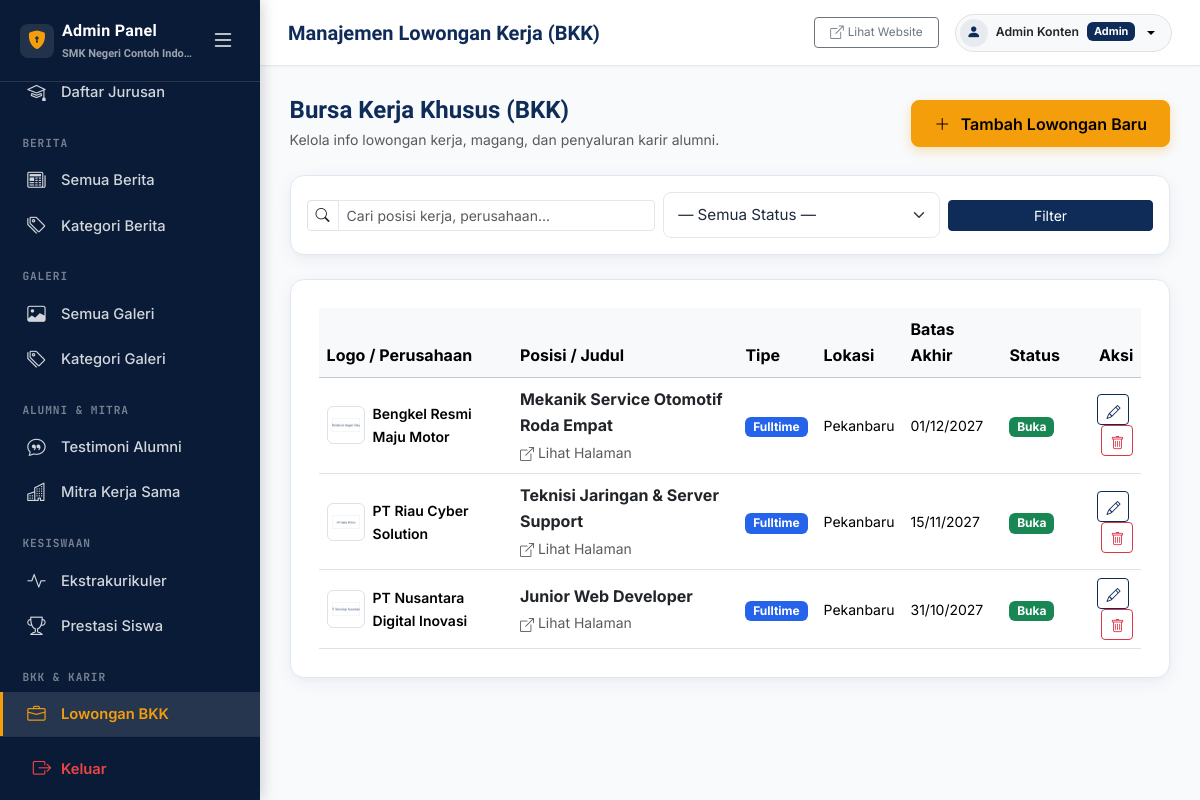
/admin/bkk/index.php (signed in), run on the app's committed database.
### tables this page shows
CREATE TABLE school_profile (
  id INT UNSIGNED AUTO_INCREMENT PRIMARY KEY,
  school_name VARCHAR(150) NOT NULL,
  npsn VARCHAR(20) DEFAULT NULL,
  address VARCHAR(255) DEFAULT NULL,
  phone VARCHAR(50) DEFAULT NULL,
  email VARCHAR(150) DEFAULT NULL,
  website VARCHAR(150) DEFAULT NULL,
  description TEXT,
  logo VARCHAR(255) DEFAULT NULL,
  favicon VARCHAR(255) DEFAULT NULL,
  theme_color_primary VARCHAR(20) DEFAULT '#0F2C59',
  theme_color_secondary VARCHAR(20) DEFAULT '#2563EB',
  theme_color_accent VARCHAR(20) DEFAULT '#F59E0B',
  theme_preset VARCHAR(50) DEFAULT 'navy_classic',
  map_url VARCHAR(255) DEFAULT NULL,
  accreditation VARCHAR(10) DEFAULT NULL,
  founded_year VARCHAR(10) DEFAULT NULL,
  running_text TEXT DEFAULT NULL,
  is_running_text_active TINYINT(1) DEFAULT 1,
  video_profile_url VARCHAR(255) DEFAULT 'https://www.youtube.com/watch?v=7vhYf5p_yhs',
  video_title VARCHAR(200) DEFAULT 'Video Profil & Fasilitas Sekolah',
  video_description TEXT DEFAULT NULL,
  video_features TEXT DEFAULT NULL,
  whatsapp_ppdb VARCHAR(50) DEFAULT '6281234567890',
  whatsapp_bkk VARCHAR(50) DEFAULT '6281234567891',
  whatsapp_tu VARCHAR(50) DEFAULT '6281234567892',
  created_at DATETIME DEFAULT CURRENT_TIMESTAMP,
  updated_at DATETIME DEFAULT CURRENT_TIMESTAMP ON UPDATE CURRENT_TIMESTAMP
);

CREATE TABLE bkk_jobs (
  id INT UNSIGNED AUTO_INCREMENT PRIMARY KEY,
  title VARCHAR(150) NOT NULL,
  slug VARCHAR(180) NOT NULL UNIQUE,
  company_name VARCHAR(150) NOT NULL,
  company_logo VARCHAR(255) DEFAULT NULL,
  job_type ENUM('fulltime', 'parttime', 'internship', 'contract') NOT NULL DEFAULT 'fulltime',
  location VARCHAR(150) NOT NULL,
  salary VARCHAR(100) DEFAULT NULL,
  description TEXT NOT NULL,
  requirements TEXT NOT NULL,
  apply_url VARCHAR(255) DEFAULT NULL,
  deadline DATE DEFAULT NULL,
  status ENUM('open', 'closed') NOT NULL DEFAULT 'open',
  views INT UNSIGNED NOT NULL DEFAULT 0,
  created_at DATETIME DEFAULT CURRENT_TIMESTAMP,
  updated_at DATETIME DEFAULT CURRENT_TIMESTAMP ON UPDATE CURRENT_TIMESTAMP,
  INDEX idx_bkk_status (status)
);

### includes/functions.php (called while the page is built, shortened)
<?php
function e(?string $value): string
{
    return htmlspecialchars((string) ($value ?? ''), ENT_QUOTES | ENT_SUBSTITUTE, 'UTF-8');
}
function getSchoolProfile(): array
{
    static $profile = null;
    if ($profile === null) {
        $stmt = getDB()->query('SELECT * FROM school_profile ORDER BY id LIMIT 1');
        $profile = $stmt->fetch() ?: [];
    }
    return $profile;
}
function getSchoolLevel(): string
{
    if (defined('APP_SCHOOL_LEVEL')) {
        $lvl = strtoupper(trim(APP_SCHOOL_LEVEL));
        if (in_array($lvl, ['MULTI', 'SMA', 'SMK', 'SMP', 'SD'], true)) {
            return $lvl;
        }
    }
    return 'MULTI';
}
function isSchoolLevelLocked(): bool
{
    return getSchoolLevel() !== 'MULTI';
}
function getAllowedModulesForLevel(string $level): array
{
    return match($level) {
        'SMA'       => ['majors', 'kelulusan', 'downloads', 'agendas', 'ppdb', 'extracurriculars', 'prestasi', 'testimonials', 'news', 'galleries', 'video_profile', 'guestbook', 'statistics'],
        'SMP', 'SD' => ['downloads', 'agendas', 'ppdb', 'extracurriculars', 'prestasi', 'news', 'galleries', 'video_profile', 'guestbook', 'statistics'],
        default     => ['bkk', 'partners', 'majors', 'kelulusan', 'downloads', 'agendas', 'ppdb', 'extracurriculars', 'prestasi', 'testimonials', 'news', 'galleries', 'video_profile', 'guestbook', 'statistics'],
    };
}
function isModuleActive(string $moduleKey): bool
{
    if (isSchoolLevelLocked()) {
        $allowed = getAllowedModulesForLevel(getSchoolLevel());
    }
    static $moduleCache = null;
    if ($moduleCache === null) {
        $moduleCache = [];
        try {
            $db = getDB();
            $rows = $db->query("SELECT module_key, is_active FROM site_modules")->fetchAll(PDO::FETCH_KEY_PAIR);
            if (is_array($rows)) {
                $moduleCache = array_map('intval', $rows);
            }
        } catch (Throwable $e) {
            return true;
        }
    }
    return !isset($moduleCache[$moduleKey]) || $moduleCache[$moduleKey] === 1;
}

### config/database.php (called while the page is built)
<?php
class Database
{
    private static ?PDO $instance = null;
    public static function getInstance(): PDO
    {
        if (self::$instance === null) {
            $host   = getenv('DB_HOST') ?: 'localhost';
            $dbname = getenv('DB_NAME') ?: 'smk_school';
            $user   = getenv('DB_USER') ?: 'root';
            $pass   = getenv('DB_PASS') !== false ? (string)getenv('DB_PASS') : '';
            $dsn = 'mysql:host=' . $host . ';dbname=' . $dbname . ';charset=utf8mb4';
            try {
                self::$instance = new PDO($dsn, $user, $pass, [
                    PDO::ATTR_ERRMODE            => PDO::ERRMODE_EXCEPTION,
                    PDO::ATTR_DEFAULT_FETCH_MODE  => PDO::FETCH_ASSOC,
                    PDO::ATTR_EMULATE_PREPARES    => false,
                ]);
            } catch (PDOException $e) {
                error_log('Database connection failed: ' . $e->getMessage());
                die('Koneksi database gagal. Silakan hubungi administrator.');
            }
        }
        return self::$instance;
    }
}
function getDB(): PDO
{
    return Database::getInstance();
}

### admin/bkk/index.php (the view, shortened to what this page needs)
<?php
if (!isModuleActive('bkk')) {
    setFlash('danger', 'Fitur Bursa Kerja Khusus (BKK) tidak tersedia pada paket lisensi sekolah ini.');
    redirect(BASE_URL . '/admin/dashboard.php');
}
$db = getDB();
$search = trim($_GET['search'] ?? '');
$page   = max(1, (int)($_GET['page'] ?? 1));
$perPage = 10;
$offset = ($page - 1) * $perPage;
$where = ["1=1"];
$params = [];
$whereSql = implode(' AND ', $where);
$sql = "SELECT * FROM bkk_jobs WHERE $whereSql ORDER BY id DESC LIMIT $perPage OFFSET $offset";
$stmt = $db->prepare($sql);
$stmt->execute($params);
$jobs = $stmt->fetchAll();
require __DIR__ . '/../includes/header.php';
require __DIR__ . '/../includes/sidebar.php';
require __DIR__ . '/../includes/topbar.php';
?>
<div class="d-flex justify-content-between align-items-center mb-4 flex-wrap gap-2">
  <div>
    <h1 class="h4 fw-bold text-primary mb-1">Bursa Kerja Khusus (BKK)</h1>
    <p class="text-muted small mb-0">Kelola info lowongan kerja, magang, dan penyaluran karir alumni.</p>
  </div>
  <a href="form.php" class="btn btn-accent">
    <i class="bi bi-plus-lg me-1"></i>Tambah Lowongan Baru
  </a>
</div>
<div class="admin-card mb-4 p-3">
  <form method="get" class="row g-2 align-items-center">
    <div class="col-md-5">
      <div class="input-group input-group-sm">
        <span class="input-group-text bg-white"><i class="bi bi-search"></i></span>
        <input type="text" name="search" class="form-control" placeholder="Cari posisi kerja, perusahaan..." value="<?= e($search) ?>">
      </div>
    </div>
    <div class="col-md-4">
      <select name="status" class="form-select form-select-sm">
        <option value="">— Semua Status —</option>
      </select>
    </div>
    <div class="col-md-3 d-flex gap-2">
      <button type="submit" class="btn btn-sm btn-primary w-100">Filter</button>
    </div>
  </form>
</div>
<div class="admin-card">
  <div class="table-responsive">
    <table class="table table-hover align-middle mb-0">
      <thead class="table-light">
        <tr>
          <th>Logo / Perusahaan</th>
          <th>Posisi / Judul</th>
          <th>Tipe</th>
          <th>Lokasi</th>
          <th>Batas Akhir</th>
          <th>Status</th>
          <th class="text-end">Aksi</th>
        </tr>
      </thead>
      <tbody>
        <?php if ($jobs): ?>
          <?php foreach ($jobs as $j): ?>
            <tr>
              <td>
                <div class="d-flex align-items-center gap-2">
                  <?php if (!empty($j['company_logo'])): ?>
                    <img src="<?= e(BASE_URL . '/' . $j['company_logo']) ?>" alt="" style="width: 38px; height: 38px; object-fit: contain;" class="rounded border p-1 bg-white">
                  <?php else: ?>
                    <div class="rounded border p-1 bg-light text-center text-muted" style="width: 38px; height: 38px;"><i class="bi bi-building"></i></div>
                  <?php endif; ?>
                  <span class="fw-semibold small"><?= e($j['company_name']) ?></span>
                </div>
              </td>
              <td>
                <div class="fw-bold text-dark"><?= e($j['title']) ?></div>
                <a href="<?= e(BASE_URL) ?>/bkk/<?= e($j['slug']) ?>" target="_blank" class="small text-muted text-decoration-none">
                  <i class="bi bi-box-arrow-up-right me-1"></i>Lihat Halaman
                </a>
              </td>
              <td><span class="badge bg-secondary"><?= ucfirst($j['job_type']) ?></span></td>
              <td class="small"><?= e($j['location']) ?></td>
              <td class="small"><?= $j['deadline'] ? date('d/m/Y', strtotime($j['deadline'])) : '-' ?></td>
              <td>
                <?php if ($j['status'] === 'open'): ?>
                  <span class="badge bg-success">Buka</span>
                <?php else: ?>
                  <span class="badge bg-danger">Tutup</span>
                <?php endif; ?>
              </td>
              <td class="text-end">
                <a href="form.php?id=<?= $j['id'] ?>" class="btn btn-sm btn-outline-primary me-1" title="Edit">
                  <i class="bi bi-pencil"></i>
                </a>
                <form action="delete.php" method="post" class="d-inline" data-confirm-delete="Yakin ingin menghapus lowongan <?= e($j['title']) ?>?">
                  <button type="submit" class="btn btn-sm btn-outline-danger" title="Hapus"><i class="bi bi-trash"></i></button>
                </form>
              </td>
            </tr>
          <?php endforeach; ?>
        <?php else: ?>
          <tr><td colspan="7" class="text-center py-4 text-muted">Belum ada data lowongan kerja.</td></tr>
        <?php endif; ?>
      </tbody>
    </table>
  </div>
</div>
<?php require __DIR__ . '/../includes/footer.php'; ?>

### admin/includes/sidebar.php (shortened to what this page needs)
<?php
$currentScript = $_SERVER['SCRIPT_NAME'] ?? '';
$sidebarProfile = getSchoolProfile();
function navIsActive(string $needle, string $currentScript): bool
{
    return str_contains($currentScript, '/admin/' . $needle);
}
?>
<aside class="admin-sidebar" id="adminSidebar">
  <div class="sidebar-brand d-flex align-items-center justify-content-between">
    <div class="sidebar-brand-left d-flex align-items-center gap-2 overflow-hidden" title="Admin Panel">
      <div class="p-1.5 rounded-3 bg-white bg-opacity-10 d-inline-flex align-items-center justify-content-center flex-shrink-0" style="width:34px;height:34px;">
        <i class="bi bi-shield-lock-fill" style="color: var(--color-accent); font-size:1.15rem;"></i>
      </div>
      <div class="overflow-hidden">
        <span class="sidebar-brand-title text-nowrap fw-bold d-block text-white" style="letter-spacing: 0.02em; font-size: 1rem;">Admin Panel</span>
        <span class="sidebar-brand-subtitle text-nowrap text-white-50 d-block text-truncate" style="font-size: 11px; max-width: 135px;"><?= e($sidebarProfile['school_name'] ?? 'SMK School') ?></span>
      </div>
    </div>
    <button type="button" class="btn btn-sm btn-link text-white-50 p-1 sidebar-toggle-btn shadow-none flex-shrink-0" id="sidebarToggleInsideBtn" title="Buka / Tutup Sidebar" aria-label="Toggle Sidebar">
      <i class="bi bi-list fs-4 text-white"></i>
    </button>
  </div>
  <div class="sidebar-nav-scroll flex-grow-1 overflow-y-auto overflow-x-hidden">
    <nav class="nav flex-column py-2">
      <?php if (isModuleActive('majors')): ?>
      <a class="nav-link <?= navIsActive('majors', $currentScript) ? 'active' : '' ?>" href="<?= e(BASE_URL) ?>/admin/majors/index.php" title="<?= getSchoolLevel() === 'SMA' ? 'Daftar Peminatan' : 'Daftar Jurusan' ?>"><i class="bi bi-mortarboard"></i> <span class="nav-text"><?= getSchoolLevel() === 'SMA' ? 'Daftar Peminatan' : 'Daftar Jurusan' ?></span></a>
      <?php endif; ?>
      <div class="nav-section-label">Berita</div>
      <a class="nav-link <?= navIsActive('news', $currentScript) && !navIsActive('news/categories', $currentScript) ? 'active' : '' ?>" href="<?= e(BASE_URL) ?>/admin/news/index.php" title="Semua Berita"><i class="bi bi-newspaper"></i> <span class="nav-text">Semua Berita</span></a>
      <a class="nav-link <?= navIsActive('news/categories', $currentScript) ? 'active' : '' ?>" href="<?= e(BASE_URL) ?>/admin/news/categories.php" title="Kategori Berita"><i class="bi bi-tags"></i> <span class="nav-text">Kategori Berita</span></a>
      <div class="nav-section-label">Galeri</div>
      <a class="nav-link <?= navIsActive('galleries', $currentScript) && !navIsActive('galleries/categories', $currentScript) ? 'active' : '' ?>" href="<?= e(BASE_URL) ?>/admin/galleries/index.php" title="Semua Galeri"><i class="bi bi-image"></i> <span class="nav-text">Semua Galeri</span></a>
      <a class="nav-link <?= navIsActive('galleries/categories', $currentScript) ? 'active' : '' ?>" href="<?= e(BASE_URL) ?>/admin/galleries/categories.php" title="Kategori Galeri"><i class="bi bi-tags"></i> <span class="nav-text">Kategori Galeri</span></a>
      <?php if (isModuleActive('testimonials') || isModuleActive('partners')): ?>
      <div class="nav-section-label"><?= isModuleActive('partners') ? 'Alumni &amp; Mitra' : 'Alumni' ?></div>
      <?php if (isModuleActive('testimonials')): ?>
      <a class="nav-link <?= navIsActive('alumni', $currentScript) ? 'active' : '' ?>" href="<?= e(BASE_URL) ?>/admin/alumni/index.php" title="Testimoni Alumni"><i class="bi bi-chat-quote"></i> <span class="nav-text">Testimoni Alumni</span></a>
      <?php endif; ?>
      <?php if (isModuleActive('partners')): ?>
      <a class="nav-link <?= navIsActive('partners', $currentScript) ? 'active' : '' ?>" href="<?= e(BASE_URL) ?>/admin/partners/index.php" title="Mitra Kerja Sama &amp; Industri (DU/DI)"><i class="bi bi-buildings"></i> <span class="nav-text">Mitra Kerja Sama</span></a>
      <?php endif; ?>
      <?php endif; ?>
      <?php if (isModuleActive('extracurriculars') || isModuleActive('prestasi')): ?>
      <div class="nav-section-label">Kesiswaan</div>
      <?php if (isModuleActive('extracurriculars')): ?>
      <a class="nav-link <?= navIsActive('extracurriculars', $currentScript) ? 'active' : '' ?>" href="<?= e(BASE_URL) ?>/admin/extracurriculars/index.php" title="Ekstrakurikuler"><i class="bi bi-activity"></i> <span class="nav-text">Ekstrakurikuler</span></a>
      <?php endif; ?>
      <?php if (isModuleActive('prestasi')): ?>
      <a class="nav-link <?= navIsActive('achievements', $currentScript) ? 'active' : '' ?>" href="<?= e(BASE_URL) ?>/admin/achievements/index.php" title="Prestasi Siswa"><i class="bi bi-trophy"></i> <span class="nav-text">Prestasi Siswa</span></a>
      <?php endif; ?>
      <?php endif; ?>
      <?php if (isModuleActive('bkk')): ?>
      <div class="nav-section-label">BKK &amp; Karir</div>
      <a class="nav-link <?= navIsActive('bkk', $currentScript) ? 'active' : '' ?>" href="<?= e(BASE_URL) ?>/admin/bkk/index.php" title="Lowongan BKK"><i class="bi bi-briefcase"></i> <span class="nav-text">Lowongan BKK</span></a>
      <?php endif; ?>
    </nav>
  </div>
  <div class="sidebar-footer flex-shrink-0">
    <a class="nav-link sidebar-logout-btn text-danger fw-semibold d-flex align-items-center gap-2" href="#" data-bs-toggle="modal" data-bs-target="#logoutConfirmModal" title="Keluar dari Panel Admin">
      <i class="bi bi-box-arrow-right text-danger fs-5"></i>
      <span class="nav-text text-danger">Keluar</span>
    </a>
  </div>
</aside>

### data on the page
school_profile: school_name "SMK Negeri Contoh Indo…"
bkk_jobs: company_logo (picture), company_name "Bengkel Resmi Maju Motor", title "Mekanik Service Otomotif Roda Empat", job_type "Fulltime", location "Pekanbaru", deadline "01/12/2027", status "Buka"
bkk_jobs: company_logo (picture), company_name "PT Riau Cyber Solution", title "Teknisi Jaringan & Server Support", job_type "Fulltime", location "Pekanbaru", deadline "15/11/2027", status "Buka"
bkk_jobs: company_logo (picture), company_name "PT Nusantara Digital Inovasi", title "Junior Web Developer", job_type "Fulltime", location "Pekanbaru", deadline "31/10/2027", status "Buka"

### other printed values
$pageTitle "Manajemen Lowongan Kerja (BKK)"
$_SESSION['admin_name'] "Admin Konten"
$_SESSION['admin_role'] "Admin"
